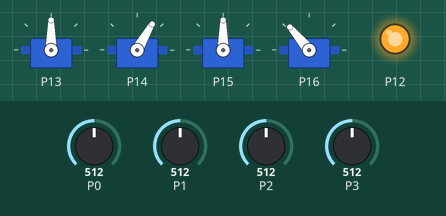
Bench run of a program on a simulated BBC micro:bit (MakeCode). Shown: 4 × servo, output pins drawn as LEDs (lit = HIGH). The inputs (shaded band) are chosen by the test bench; at power-on: P2 = 512, P0 = 512, P1 = 512, P3 = 512 (analog values on the 0–1023 scale). What the program prints to the serial console is not drawn.

Above: at 1.2 s.
1.3 s: P2 set to 414
2.8 s: P2 set to 390
At 4.7 s:
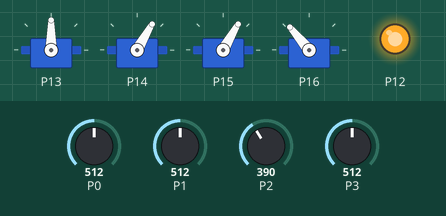
5.1 s: P0 set to 587
8.1 s: P0 set to 615
At 8.62 s:
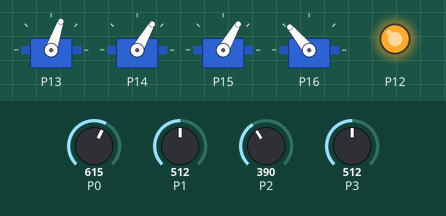
At 11.0 s:
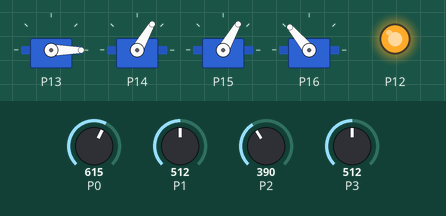
11.1 s: P1 set to 592
12.6 s: P1 set to 613
At 16.2 s:
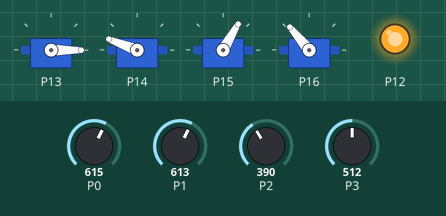
Timing chart, 0 to 16.6 s (numbered marks = the images above; inputs shaded):
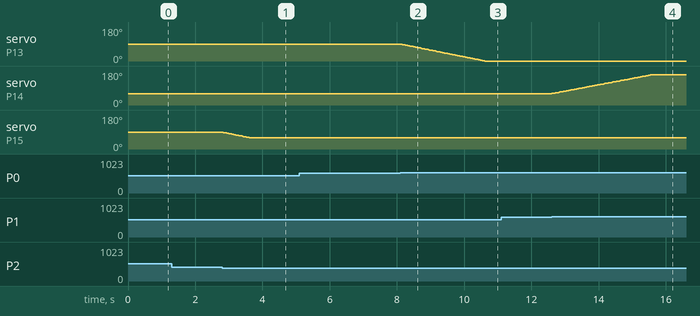

Measured:
- the behaviour switches between 401 and 400 on P2 (found by bisection; images 0 and 1)
- the behaviour switches between 599 and 600 on P0 (found by bisection; images 1 and 2)
- the behaviour switches between 599 and 600 on P1 (found by bisection; images 3 and 4)
- after the input at 1.3 s, every drawn part: stays the same
- after the input at 2.8 s, servo on P15: moves from 90° to 60° over 0.80 s, starting at once
- after the input at 5.1 s, every drawn part: stays the same
- after the input at 8.1 s, servo on P13: moves from 90° to 0° over 2.5 s, starting at once
- after the input at 11.1 s, every drawn part: stays the same
- after the input at 12.6 s, servo on P14: moves from 60° to 159° over 2.9 s, starting at once

The program:

main.ts
```typescript
function readJoysticks () {
    LeftX = pins.analogReadPin(AnalogReadWritePin.P0) - ofset
    LeftY = pins.analogReadPin(AnalogReadWritePin.P1) - ofset
    RightX = pins.analogReadPin(AnalogReadWritePin.P3) - ofset
    RightY = pins.analogReadPin(AnalogReadWritePin.P2) - ofset
}
let timeOut = 0
let RightY = 0
let RightX = 0
let LeftY = 0
let LeftX = 0
let ofset = 0
// we use P3 which is used for LED Array
led.enable(false)
pins.digitalWritePin(DigitalPin.P12, 1)
ofset = 500
let deadBand = 100
let BaseMin = 0
let BaseMax = 180
let BaseValue = 90
let LeftMin = 10
let LeftMax = 160
let LeftValue = 60
let RightMin = 60
let RightMax = 180
let RightValue = 90
let GripMin = 90
let GripMax = 180
let GripValue = 130
let FastStep = 5
pins.servoWritePin(AnalogPin.P13, BaseValue)
pins.servoWritePin(AnalogPin.P14, LeftValue)
pins.servoWritePin(AnalogPin.P15, RightValue)
pins.servoWritePin(AnalogPin.P16, GripValue)
basic.forever(function () {
    readJoysticks()
    if (Math.abs(LeftX) >= deadBand) {
        timeOut = 0
        FastStep = Math.map(LeftX, -500, 500, 5, -5)
        if (BaseValue >= BaseMin - FastStep && BaseValue <= BaseMax - FastStep) {
            BaseValue += FastStep
            pins.servoWritePin(AnalogPin.P13, BaseValue)
            pins.servoWritePin(AnalogPin.P14, LeftValue)
            pins.servoWritePin(AnalogPin.P15, RightValue)
            pins.servoWritePin(AnalogPin.P16, GripValue)
        }
    }
    if (Math.abs(LeftY) >= deadBand) {
        timeOut = 0
        FastStep = Math.map(LeftY, -500, 500, -5, 5)
        if (LeftValue >= LeftMin - FastStep && LeftValue <= LeftMax - FastStep) {
            LeftValue += FastStep
            pins.servoWritePin(AnalogPin.P14, LeftValue)
            pins.servoWritePin(AnalogPin.P16, GripValue)
        }
    }
    if (Math.abs(RightY) >= deadBand) {
        timeOut = 0
        FastStep = Math.map(RightY, -500, 500, -5, 5)
        if (RightValue >= RightMin - FastStep && RightValue <= RightMax - FastStep) {
            RightValue += FastStep
            pins.servoWritePin(AnalogPin.P15, RightValue)
            pins.servoWritePin(AnalogPin.P16, GripValue)
        }
    }
    if (Math.abs(RightX) >= deadBand) {
        timeOut = 0
        FastStep = Math.map(RightX, -500, 500, 5, -5)
        if (GripValue >= GripMin - FastStep && GripValue <= GripMax - FastStep) {
            GripValue += FastStep
            pins.servoWritePin(AnalogPin.P16, GripValue)
        }
    }
    timeOut += 1
    serial.writeString("baseValue: ")
    serial.writeNumber(BaseValue)
    serial.writeString(", leftValue: ")
    serial.writeNumber(LeftValue)
    serial.writeString(", rightValue: ")
    serial.writeNumber(RightValue)
    serial.writeString(", gripValue: ")
    serial.writeNumber(GripValue)
    serial.writeString(", RightY; ")
    serial.writeNumber(RightY)
    serial.writeString(", RightX; ")
    serial.writeNumber(RightX)
    serial.writeString(", timeOut; ")
    serial.writeNumber(timeOut)
    serial.writeLine(".")
    if (timeOut > 200) {
        pins.servoSetPulse(AnalogPin.P13, 0)
        pins.servoSetPulse(AnalogPin.P14, 0)
        pins.servoSetPulse(AnalogPin.P15, 0)
        pins.servoSetPulse(AnalogPin.P15, 0)
    }
})
```

test.ts
```typescript
// testene settes inn her; disse vil ikke kompilert så lenge denne pakken blir brukt som en utvidelse.
```
